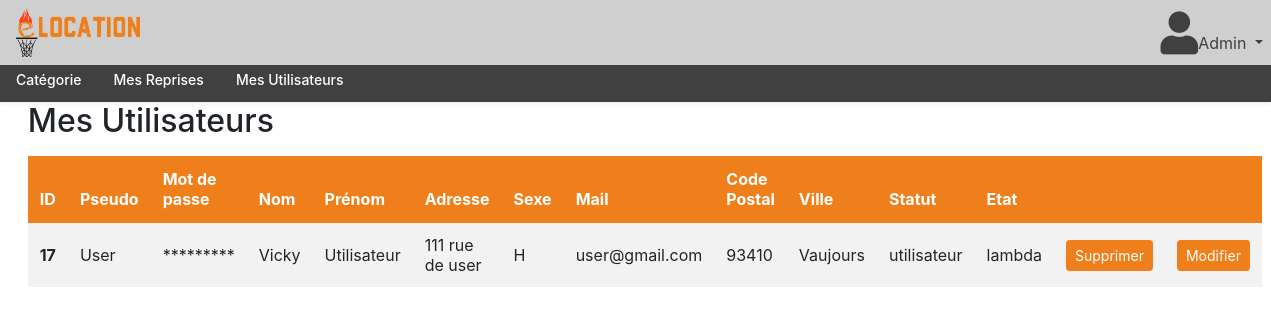
Screenshot of /index.php?page=accueil&&rub=uti (signed in) with the database file from the repository.
### tables this page shows
CREATE TABLE `utilisateur` (
  `id` int(11) NOT NULL,
  `pseudo` varchar(45) NOT NULL,
  `mdp` varchar(200) NOT NULL,
  `nom` varchar(45) NOT NULL,
  `prenom` varchar(45) NOT NULL,
  `adresse` varchar(45) NOT NULL,
  `sexe` enum('H','F') NOT NULL DEFAULT 'H',
  `mail` varchar(45) NOT NULL,
  `cp` char(5) NOT NULL,
  `ville` varchar(45) NOT NULL,
  `statut` enum('utilisateur','admin') NOT NULL DEFAULT 'utilisateur',
  `etat` enum('fidele','lambda') NOT NULL DEFAULT 'lambda'
);

### models/requete.php (called while the page is built, shortened)
        </script>    <?php
function affichage_utilisateur() {
    include('models/db_connect.php');
    $affichage_utilisateur = $bdd->query("SELECT * FROM `utilisateur` WHERE statut LIKE 'utilisateur'");
    return($affichage_utilisateur);
}
?>

### views/template/mes_utilisateurs.php (the view)
<div class="container" style="max-width: 98%;margin-top: 5%">
<p><h2>Mes Utilisateurs</h2></p>
    <table class="table table-striped table-hover">
        <thead class="thead-dark">
            <tr>
                <th scope="col">ID</th>
                <th scope="col">Pseudo</th>
                <th scope="col">Mot de passe</th>
                <th scope="col">Nom</th>
                <th scope="col">Prénom</th>
                <th scope="col">Adresse</th>
                <th scope="col">Sexe</th>
                <th scope="col">Mail</th>
                <th scope="col">Code Postal</th>
                <th scope="col">Ville</th>
                <th scope="col">Statut</th>
                <th scope="col">Etat</th>
                <th scope="col"></th>
                <th scope="col"></th>
            </tr>
        </thead>
        <tbody>
        <?php
    while($donneesAffichage = $affichage_utilisateur->fetch()){
        echo"<tr><th scope=\"row\">".$donneesAffichage['id']."</th>
            <td> ".$donneesAffichage['pseudo']."</td>
            <td>*********</td>
            <td> ".$donneesAffichage['nom']."</td>
            <td> ".$donneesAffichage['prenom']."</td>
            <td> ".$donneesAffichage['adresse']."</td>
            <td> ".$donneesAffichage['sexe']."</td>
            <td> ".$donneesAffichage['mail']."</td>
            <td> ".$donneesAffichage['cp']."</td>
            <td> ".$donneesAffichage['ville']."</td>
            <td> ".$donneesAffichage['statut']."</td>
            <td> ".$donneesAffichage['etat']."</td>
            <form action=\"index.php\" method=\"get\">
            <input type='hidden' name='page' value='accueil'>
            <input type='hidden' name='rub' value='uti'>
            <td><button type=\"submit\" name=\"supp\" value=\"".$donneesAffichage['id']."\" class=\"btn btn-danger btn-sm\">Supprimer</button></td>
            <td><button type=\"submit\" name=\"modif\" value=\"".$donneesAffichage['id']."\" class=\"btn btn-danger btn-sm\">Modifier</button></td>
            </tr></form>";
    }
    ?>
        </tbody>
    </table>
</div>

### index.php (shortened to what this page needs)
<link rel='stylesheet' href='views/librairies/bootstrap.min.css'>
<link rel='stylesheet' href='views/librairies/font_awesome.css'>
<link rel='stylesheet' href="views/librairies/offcanvas.css">
<?php
if(isset($_GET['page'])) {
  switch($_GET['page']):
    case 'accueil';
	include 'controllers/redirection_user.php';
        break;
    default: ?>
    <center><img style="width:90%" src="http://cdn2.hubspot.net/hubfs/53/404-error-page-examples.jpeg" > <?php
  endswitch;
} else {
    include 'controllers/handling_data/home.php';
}
?>

### views/template/nav.php (shortened to what this page needs)
<nav class="navbar navbar-expand-md navbar-dark bg-dark fixed-top" >
  <a href="index.php">
    <img src="views/template/eLocation.png" width="10%">
  </a>
  <div class="collapse navbar-collapse" id="navbarsExampleDefault"  >
    <ul class="navbar-nav mr-auto" style="position:absolute;right:0px">
      <li class="nav-item dropdown">
         <a class="nav-link dropdown-toggle" href="https://example.com/" id="dropdown01" data-toggle="dropdown" aria-haspopup="true" aria-expanded="false"><i style="font-size: 43px" class="fas fa-user"></i><?php if(!isset($_SESSION['compte'])) { echo "Mon compte"; }else{ echo $_SESSION['pseudo']; } ?> </a>
      </li>
    </ul>
  </div>
</nav>

### controllers/redirection_user.php (shortened to what this page needs)
<?php
include('models/requete.php');
include 'views/template/nav.php';
include 'views/template/rubrique.php';
include_once 'models/requete.php';
if(!isset($_SESSION['compte']) || $_SESSION['compte'] == 'utilisateur' ) {
	if(isset($_SESSION['compte'])) {
		$rubrique=array("cat"=>"Catégorie","loc"=>"Mes Locations","vendre"=>"Vendre");
	}else{
	$rubrique=array("cat"=>"Catégorie");
	}
	$article = mes_categories();
	rubriques($rubrique, $article);
	if(isset($_GET['rub'])) {
		if($_GET['rub'] == 'cat' ) {
			include 'views/div/affichage_article.php';
			sidebar($article);
			if (!isset($_GET['cat']) || empty($_GET['cat'])) {
				if(!isset($_GET['art'])) {
					$affiche = afficher_art_toute_categorie();
					affichage_article($affiche);
				}else{
					include 'views/div/affichage_page_vente.php';
					$article = info_article($_GET['art']);
					affichage_page_vente($article);
				}
			}else{
				if(isset($_GET['art'])) {
					include 'views/div/affichage_page_vente.php';
					$article = info_article($_GET['art']);
					affichage_page_vente($article);
				}else{
					$affiche = mes_articles_de_ma_cat();
					affichage_article($affiche);
				}
			}
		}else if ($_GET['rub'] == 'loc') {
			$affichage_location = affichage_location();
			include 'views/template/mes_locations.php';
		}else if ($_GET['rub'] == 'vendre') {
			include 'views/div/form_proposition_vente.php';
		}
	}
}else if($_SESSION['compte'] == 'admin') {
	$rubrique=array("cat"=>"Catégorie","reprises"=>"Mes Reprises","uti"=>"Mes Utilisateurs");
	$article = mes_categories();
	rubriques($rubrique, $article);
	if(isset($_GET['rub'])) {
		if($_GET['rub'] == 'cat' ) {
			include 'views/div/affichage_article.php';
			sidebar($article);
			if (!isset($_GET['cat']) || empty($_GET['cat'])) {
				if(!isset($_GET['art'])) {
					$affiche = afficher_art_toute_categorie();
					affichage_article($affiche);
				}else{
					include 'views/div/affichage_page_vente.php';
					$article = info_article($_GET['art']);
					affichage_page_vente($article);
				}
			}else{
				if(isset($_GET['art'])) {
				include 'views/div/affichage_page_vente.php';
				$article = info_article($_GET['art']);
				affichage_page_vente($article);
				}else{
					$affiche = mes_articles_de_ma_cat();
					affichage_article($affiche);
				}
			}
		}else if($_GET['rub'] == 'reprises') {
			$affichage_reprise = affichage_reprise();
			include('views/template/mes_reprises.php');
		}else if($_GET['rub'] == 'uti') {
			if(isset($_GET['modif'])) {
				$info_user = info_user();
				include('views/template/modifier_user.php');
			}else if(isset($_GET['supp'])) {
				$delete_user = delete_user();
				$affichage_utilisateur = affichage_utilisateur();
				include('views/template/mes_utilisateurs.php');
			}else{
				$affichage_utilisateur = affichage_utilisateur();
				include('views/template/mes_utilisateurs.php');
			}
		}
	}
}
?>

### views/template/rubrique.php (shortened to what this page needs)
<?php
function rubriques ($rubrique, $article) { ?>
<div class="nav-scroller bg-white shadow-sm" style="margin-top:1.5%; position: fixed;width: 100%;z-index: 51;">
      <nav class="nav nav-underline" style="">
      	<ul style="margin: 0px; padding: 0px;list-style: none;">
      	<?php
      	foreach ($rubrique as $key => $value) {
      		if ($value == "Catégorie") { ?>
	      		<li style="float: left;text-align: center;" ><a class="nav-link active" href="index.php?page=accueil&&rub=cat" > <?=$value?></a>
				</li>
      		<?php
      		 }else{ ?>
      		<li style="float: left;text-align: center;"><a class="nav-link active" href="index.php?page=accueil&&rub=<?= $key?>" > <?=$value?></a></li>
      	<?php
      		 }
      	}
		?>
    	</ul>
     </nav>
</div>
<?php
}
?>

### views/librairies/offcanvas.css (style rules this page uses)
body { padding-top: 3%; }
.nav-scroller { position: relative; z-index: 2; overflow-y: hidden; }
.nav-scroller .nav { display: -ms-flexbox; display: flex; -ms-flex-wrap: nowrap; flex-wrap: nowrap; padding-bottom: 0rem; margin-top: 0px; overflow-x: auto; color: rgba(255, 255, 255, .75); text-align: center; white-space: nowrap; -webkit-overflow-scrolling: touch; }
.nav-underline .nav-link { padding-top: .75rem; padding-bottom: .75rem; font-size: .875rem; color: #6c757d; }
.nav-underline .active { font-weight: 500; color: #fff; }

### rows the page displays
utilisateur: id "17", pseudo "User", nom "Vicky", prenom "Utilisateur", adresse "111 rue de user", sexe "H", mail "user@gmail.com", cp "93410", ville "Vaujours", statut "utilisateur", etat "lambda"

### other values shown
$_SESSION['pseudo'] "Admin"
$value "Catégorie"
$value "Mes Reprises"
$value "Mes Utilisateurs"
